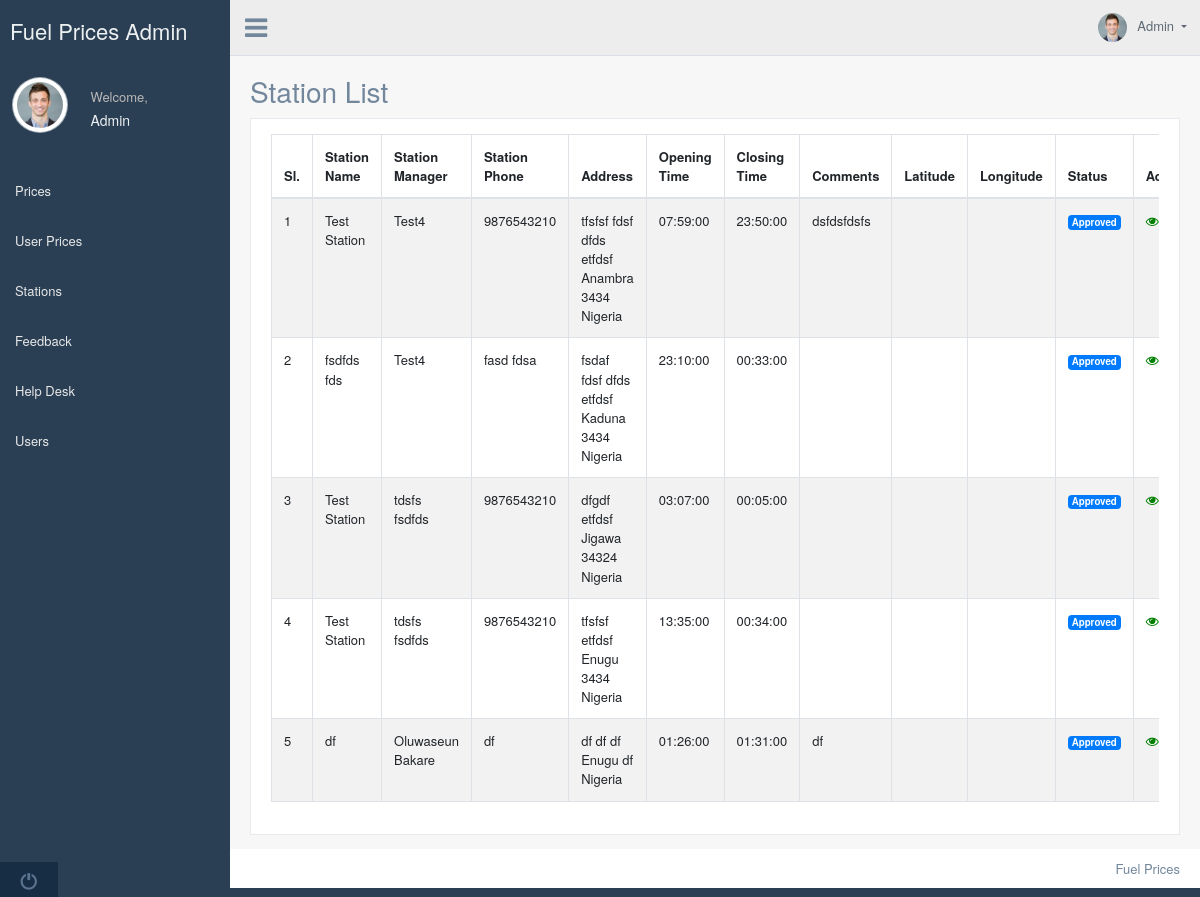
The page /admin/stations.php on the database its author committed.
### tables this page shows
CREATE TABLE `005_fuelprices_stations` (
  `id` int(11) NOT NULL AUTO_INCREMENT,
  `station_name` varchar(255) DEFAULT NULL,
  `station_manager` int(11) NOT NULL,
  `station_phone` varchar(15) DEFAULT NULL,
  `street_address` varchar(255) NOT NULL,
  `street_address_2` varchar(255) DEFAULT NULL,
  `city` varchar(50) DEFAULT NULL,
  `state` varchar(255) DEFAULT NULL,
  `zipcode` varchar(20) DEFAULT NULL,
  `country` varchar(50) DEFAULT NULL,
  `opening_time` time NOT NULL,
  `closing_time` time NOT NULL,
  `comments` text DEFAULT NULL,
  `latitude` varchar(50) DEFAULT NULL,
  `longitude` varchar(50) DEFAULT NULL,
  `created_by` int(11) NOT NULL,
  `attachment` varchar(255) DEFAULT NULL,
  `status` tinyint(4) NOT NULL DEFAULT 1,
  PRIMARY KEY (`id`)
);

CREATE TABLE `005_fuelprices_users` (
  `user_id` int(11) NOT NULL AUTO_INCREMENT,
  `role_id` int(11) NOT NULL,
  `title_id` int(11) NOT NULL,
  `first_name` varchar(255) DEFAULT NULL,
  `middle_name` varchar(255) DEFAULT NULL,
  `last_name` varchar(255) DEFAULT NULL,
  `dob` date NOT NULL,
  `street_address` varchar(255) DEFAULT NULL,
  `street_address2` varchar(25) DEFAULT NULL,
  `city` varchar(255) DEFAULT NULL,
  `state` varchar(255) DEFAULT NULL,
  `country` varchar(255) DEFAULT NULL,
  `zip` varchar(50) DEFAULT NULL,
  `phone1` varchar(50) DEFAULT NULL,
  `phone2` varchar(50) DEFAULT NULL,
  `make` varchar(255) DEFAULT NULL,
  `model` varchar(255) DEFAULT NULL,
  `year` year(4) NOT NULL,
  `email` varchar(255) DEFAULT NULL,
  `password` varchar(255) DEFAULT NULL,
  `photo` varchar(255) DEFAULT NULL,
  `latitude` varchar(255) DEFAULT NULL,
  `longitute` varchar(255) DEFAULT NULL,
  PRIMARY KEY (`user_id`)
);

### admin/stations.php (the view, shortened to what this page needs)
<?php
include('header.php');
$sqlquery = "SELECT * FROM `005_fuelprices_stations`";
$results = mysqli_query($conn, $sqlquery);
$resultcount = mysqli_num_rows($results);
$sql = "SELECT * FROM `005_fuelprices_users`";
$user_list = mysqli_query($conn, $sql);
$users = [];
while($row = mysqli_fetch_assoc($user_list)) {
    $users[] = $row;
}
?>
<div class="right_col" role="main">
    <div class="">
        <div class="page-title">
            <div class="title_left">
                <h3>Station List</h3>
            </div>
        </div>
        <div class="clearfix"></div>
        <div class="row">
            <div class="col-md-12 col-sm-12 ">
                <div class="x_panel">
                    <div class="x_content">
                        <div class="row">
                            <div class="col-sm-12">
                                <div class="card-box table-responsive">
                                    <?php
                                    $countermp = 0;
                                    if($resultcount > 0){
                                        ?>
                                        <table id="datatable" class="table table-striped table-bordered" style="width:100%">
                                            <thead>
                                                <tr>
                                                    <th>Sl.</th>
                                                    <th>Station Name</th>
                                                    <th>Station Manager</th>
                                                    <th>Station Phone</th>
                                                    <th>Address</th>
                                                    <th>Opening Time</th>
                                                    <th>Closing Time</th>
                                                    <th>Comments</th>
                                                    <th>Latitude</th>
                                                    <th>Longitude</th>
                                                    <th>Status</th>
                                                    <th>Action</th>
                                                </tr>
                                            </thead>
                                            <tbody>
                                                <?php
                                                while($result = mysqli_fetch_assoc($results))
                                                {
                                                    $countermp++;
                                                    $address = $result['street_address'].' '.$result['street_address_2'].' '.$result['city'].' '.$result['state'].' '.$result['zipcode'].' '.$result['country'];
                                                    $user_array = [];
                                                    $key = array_search($result['station_manager'], array_column($users, 'user_id'));
                                                    if($key !== null){
                                                        $user_array = $users[$key];
                                                    }
                                                    ?>
                                                    <tr>
                                                        <td><?php echo $countermp; ?></td>
                                                        <td><?php echo $result['station_name']; ?></td>
                                                        <td><?php echo $user_array['first_name'].' '.$user_array['last_name']; ?></td>
                                                        <td><?php echo $result['station_phone']; ?></td>
                                                        <td><?php echo $address; ?></td>
                                                        <td><?php echo $result['opening_time']; ?></td>
                                                        <td><?php echo $result['closing_time']; ?></td>
                                                        <td><?php echo $result['comments']; ?></td>
                                                        <td><?php echo $result['latitude']; ?></td>
                                                        <td><?php echo $result['longitude']; ?></td>
                                                        <td>
                                                            <?php echo ($result['status'] == 1) ? '<span class="badge badge-primary">Approved</span>' : '<span class="badge badge-warning">Rejected</span>'; ?>
                                                        </td>
                                                        <td>
                                                            <a href="javascript:void(0);" data-toggle="modal" data-target=".bs-example-modal-lg<?php echo $result['id']; ?>">
                                                                <i class="fa fa-eye" aria-hidden="true" style="color:green"></i>
                                                            </a>
                                                        </td>
                                                    </tr>
                                                    <?php
                                                }
                                                ?>
                                            </tbody>
                                        </table>
                                        <?php
                                    }
                                    else
                                    {
                                        echo '<p>No Items to Display</p>';
                                    }
                                    ?>
                                </div>
                            </div>
                        </div>
                    </div>
                </div>
            </div>
         </div>
    </div>
</div>
<?php
include('footer.php');
?>

### rows shown on the page
005_fuelprices_stations: station_name "Test Station", station_manager.first_name "Test4", station_phone "9876543210", address "tfsfsf fdsf dfds etfdsf Anambra 3434 Nigeria", opening_time "07:59:00", closing_time "23:50:00", comments "dsfdsfdsfs", status "Approved"
005_fuelprices_stations: station_name "fsdfds fds", station_manager.first_name "Test4", station_phone "fasd fdsa", address "fsdaf fdsf dfds etfdsf Kaduna 3434 Nigeria", opening_time "23:10:00", closing_time "00:33:00", status "Approved"
005_fuelprices_stations: station_name "Test Station", station_manager.first_name "tdsfs", station_manager.last_name "fsdfds", station_phone "9876543210", address "dfgdf etfdsf Jigawa 34324 Nigeria", opening_time "03:07:00", closing_time "00:05:00", status "Approved"
005_fuelprices_stations: station_name "Test Station", station_manager.first_name "tdsfs", station_manager.last_name "fsdfds", station_phone "9876543210", address "tfsfsf etfdsf Enugu 3434 Nigeria", opening_time "13:35:00", closing_time "00:34:00", status "Approved"
005_fuelprices_stations: station_name "df", station_manager.first_name "Oluwaseun", station_manager.last_name "Bakare", station_phone "df", address "df df df Enugu df Nigeria", opening_time "01:26:00", closing_time "01:31:00", comments "df", status "Approved"
